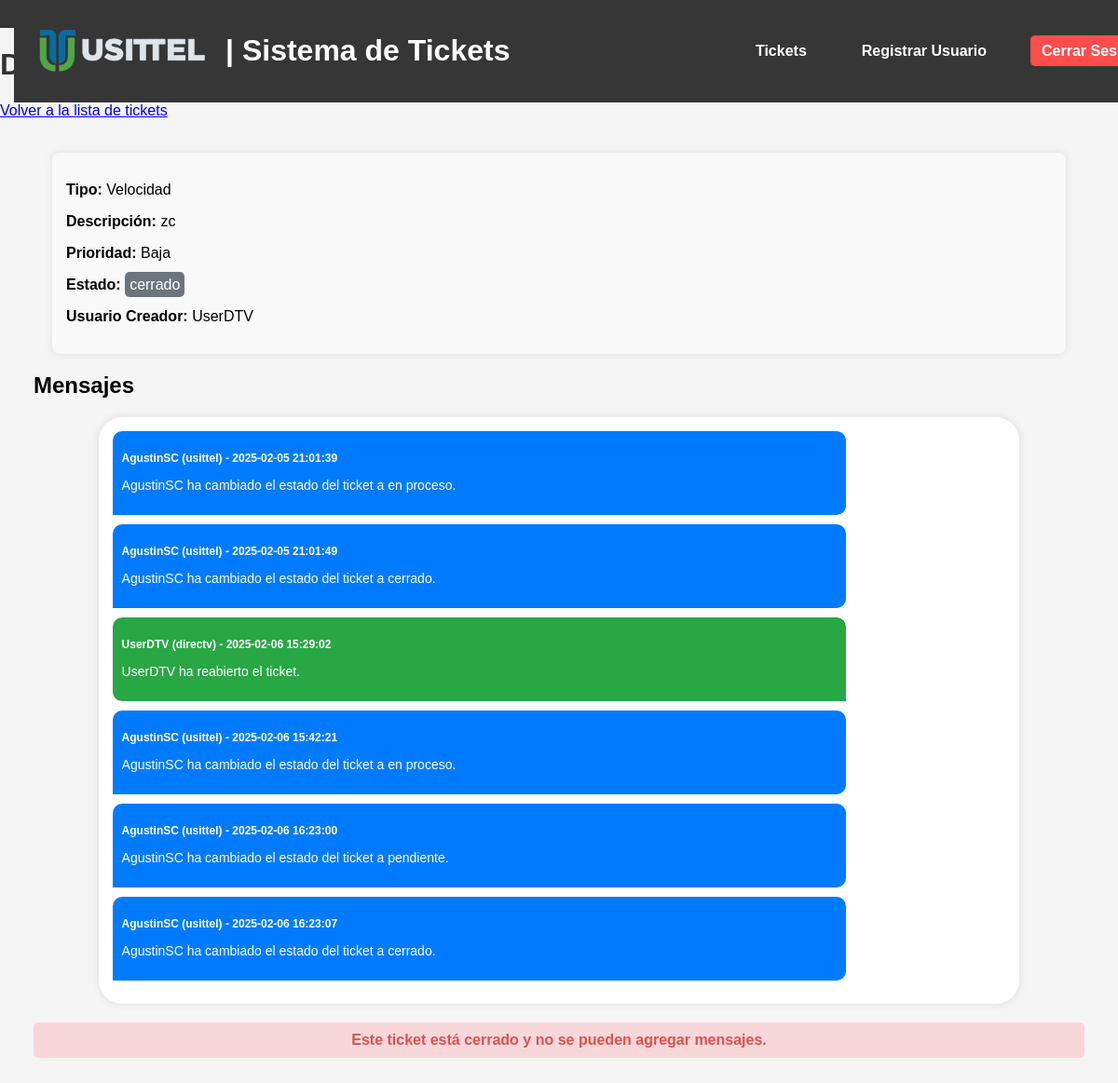
Page /ticket/68 (signed in) on the earlier database version.
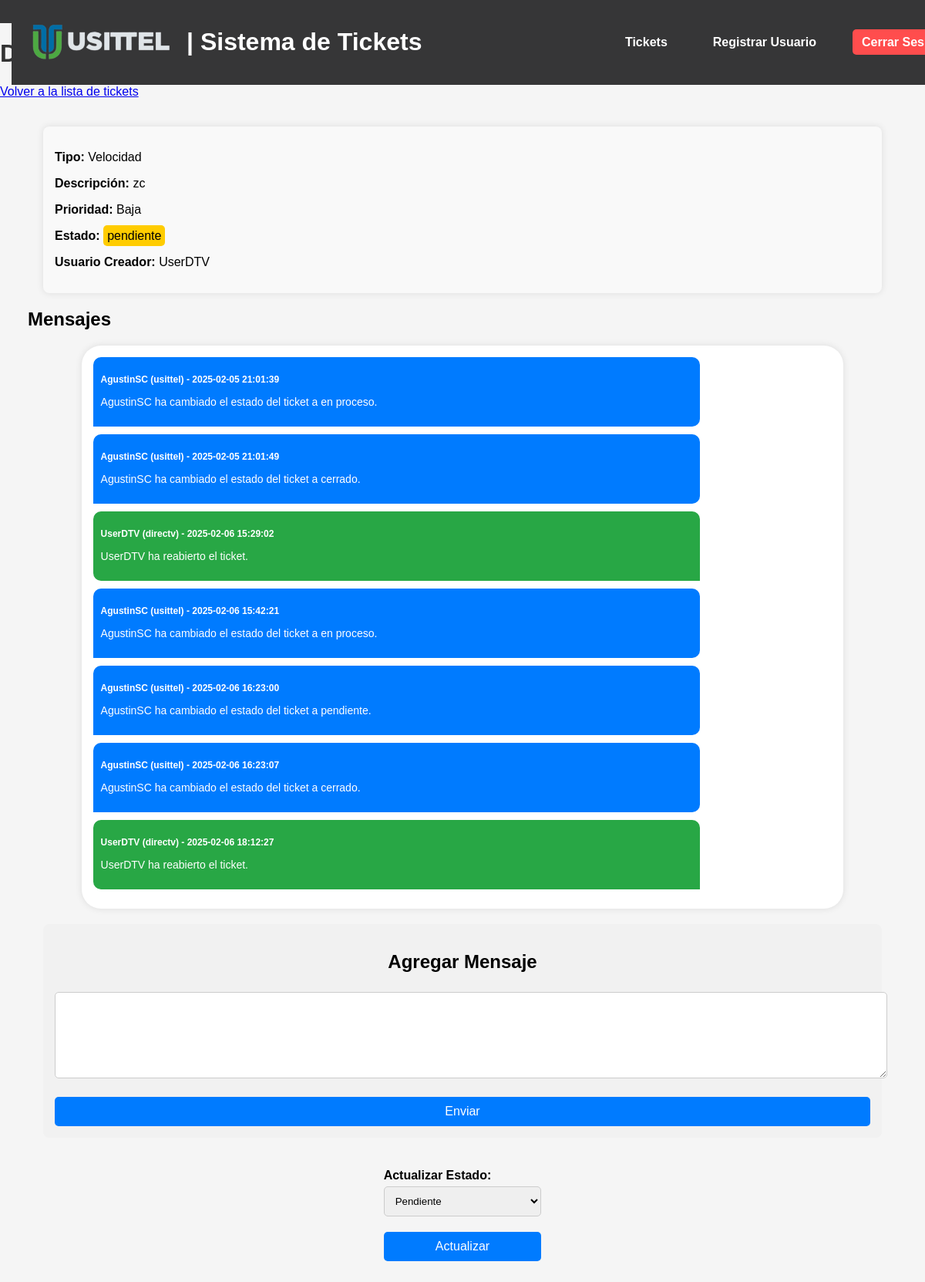
Same page on the later database version.
### tables this page shows
CREATE TABLE tickets (
    id INTEGER PRIMARY KEY AUTOINCREMENT,
    tipo TEXT NOT NULL,
    descripcion TEXT NOT NULL,
    prioridad TEXT NOT NULL,
    fecha_creacion DATETIME DEFAULT CURRENT_TIMESTAMP,
    usuario_creador TEXT NOT NULL,
    notas TEXT,
    archivo TEXT
, usuario_asignado TEXT, estado TEXT DEFAULT 'pendiente');

CREATE TABLE messages (
    id INTEGER PRIMARY KEY AUTOINCREMENT,
    ticket_id INTEGER NOT NULL,
    usuario TEXT NOT NULL,
    rol TEXT NOT NULL,
    mensaje TEXT NOT NULL,
    fecha TIMESTAMP DEFAULT CURRENT_TIMESTAMP,
    FOREIGN KEY (ticket_id) REFERENCES tickets (id)
);

### app.py (the view)
@app.route('/ticket/<int:id>', methods=['GET'])
@login_required
def view_ticket(id):
    conn = get_db_connection()
    ticket = conn.execute('SELECT * FROM tickets WHERE id = ?', (id,)).fetchone()
    messages = conn.execute('SELECT * FROM messages WHERE ticket_id = ? ORDER BY fecha ASC', (id,)).fetchall()
    conn.close()
    if not ticket:
        return "Ticket no encontrado", 404
    return render_template('view_ticket.html', ticket=ticket, messages=messages, current_user=current_user)

### app.py (called while the page is built)
def get_db_connection():
    conn = sqlite3.connect('database.db', timeout=10)  # Espera hasta 10 segundos si la base de datos está bloqueada
    conn.row_factory = sqlite3.Row
    return conn

@login_manager.user_loader
def load_user(user_id):
    conn = get_db_connection()
    user = conn.execute('SELECT * FROM users WHERE id = ?', (user_id,)).fetchone()
    conn.close()
    if user:
        return User(id=user['id'], username=user['username'], role=user['role'])
    return None

### templates/view_ticket.html (shortened to what this page needs)
{% extends "base.html" %}
{% block content %}
<h1>Detalles del Ticket #{{ ticket['id'] }}</h1>
<nav>
    <a href="/tickets" class="btn-back">Volver a la lista de tickets</a>
</nav>
<div style="margin: 3%">
    <div class="ticket-details">
        <p><strong>Tipo:</strong> {{ ticket['tipo'] }}</p>
        <p><strong>Descripción:</strong> {{ ticket['descripcion'] }}</p>
        <p><strong>Prioridad:</strong> {{ ticket['prioridad'] }}</p>
        <p><strong>Estado:</strong> <span class="estado-{{ ticket['estado']|lower }}">{{ ticket['estado'] }}</span></p>
        <p><strong>Usuario Creador:</strong> {{ ticket['usuario_creador'] }}</p>
    </div>
    <h2>Mensajes</h2>
    <div class="chat-container">
        {% for message in messages %}
        <div class="message {% if message['rol'] == 'usittel' %}usittel-message{% else %}directv-message{% endif %}">
            <p class="message-user"><strong>{{ message['usuario'] }} ({{ message['rol'] }})</strong> - {{
                message['fecha'] }}</p>
            <p class="message-text">{{ message['mensaje'] }}</p>
        </div>
        {% endfor %}
    </div>
    {% if ticket['estado'].lower() != 'cerrado' %}
    <div class="message-form">
        <h2>Agregar Mensaje</h2>
        <form method="POST" action="{{ url_for('add_message', ticket_id=ticket['id']) }}">
            <textarea name="mensaje" rows="6" required></textarea><br>
            <button type="submit" class="btn-action">Enviar</button>
        </form>
    </div>
    {% else %}
    <p class="closed-ticket-message"><strong>Este ticket está cerrado y no se pueden agregar mensajes.</strong></p>
    {% endif %}
    <div class="actions-container">
        {% if current_user.role == 'usittel' and ticket.estado != 'cerrado' %}
        <form action="{{ url_for('update_ticket', id=ticket.id) }}" method="POST">
            <label for="estado">Actualizar Estado:</label>
            <select name="estado" required>
                <option value="pendiente" {% if ticket.estado=='pendiente' %}selected{% endif %}>Pendiente</option>
            </select>
            <button type="button" class="btn-action confirm-update">Actualizar</button>
        </form>
        {% endif %}
    </div>
</div>
{% endblock %}

### templates/base.html (shortened to what this page needs)
<!DOCTYPE html>
<html lang="es">
<head>
    <link rel="stylesheet" href="{{ url_for('static', filename='styles.css') }}">
</head>
<body>
    <header>
        {% include 'header.html' %}
    </header>
    <div class="container">
        {% block content %}{% endblock %}
    </div>
</body>
</html>

### templates/header.html (shortened to what this page needs)
<!DOCTYPE html>
<html lang="es">
<head>
    <link rel="stylesheet" href="{{ url_for('static', filename='styles.css') }}">
</head>
<body>
    <header class="navbar">
        <div class="container">
            <div class="logo-container">
                <img src="{{ url_for('static', filename='logo.png') }}" alt="Usittel Logo" class="logo-img">
                <h1 class="logo-text">| Sistema de Tickets</h1>
            </div>
            <nav>
                <ul>
                    <li><a href="{{ url_for('tickets') }}">Tickets</a></li>
                    {% if current_user.role == 'usittel' %}
                        <li><a href="{{ url_for('register') }}">Registrar Usuario</a></li>
                    {% endif %}
                    <li><a href="{{ url_for('logout') }}" class="logout-btn">Cerrar Sesión</a></li>
                </ul>
            </nav>
        </div>
    </header>
</body>
</html>

### static/styles.css (style rules this page uses)
body { font-family: Arial, sans-serif; margin: 0; padding: 0; background-color: #f5f5f5; }
header { background-color: #363637; color: white; padding: 15px; display: flex; justify-content: space-between; align-items: center; }
header nav a { color: white; text-decoration: none; margin-left: 15px; }
.ticket-details { background: #f9f9f9; padding: 15px; margin: 20px; border-radius: 8px; box-shadow: 0 0 10px rgba(0, 0, 0, 0.1); }
textarea { width: 100%; padding: 10px; border-radius: 5px; }
h1 { color: #333; }
button { width: 100%; background: #007bff; color: white; border: none; padding: 10px; margin-top: 20px; border-radius: 5px; cursor: pointer; font-size: 16px; }
.navbar nav ul { list-style: none; margin: 0; padding: 0; display: flex; }
.navbar nav ul li { margin-left: 20px; }
.navbar nav ul li a { color: white; text-decoration: none; font-size: 16px; }
.navbar { background: #363637; color: white; padding: 15px 20px; position: fixed; top: 0; width: 100%; z-index: 1000; display: flex; justify-content: center; align-items: center; }
.logo-text { color: white; }
.navbar .container { display: flex; justify-content: space-between; align-items: center; width: 100%; max-width: 1200px; margin: 0 auto; }
.logo-container { display: flex; align-items: center; }
.logo-img { height: 50px; margin-right: 15px; }
.navbar nav ul li a { color: white; text-decoration: none; font-size: 16px; font-weight: bold; padding: 8px 12px; transition: background 0.3s ease; border-radius: 5px; }
.logout-btn { background: #ff4d4d; padding: 8px 12px; border-radius: 5px; font-weight: bold; }
.estado-pendiente { background: #ffcc00; color: black; padding: 5px; border-radius: 5px; }
.message-text { font-size: 14px; }
.chat-container { max-width: 85%; margin: 20px auto; padding: 15px; border-radius: 25px; background: #ffffff; box-shadow: 0 0 10px rgba(0, 0, 0, 0.1); }
.message { padding: 12px; border-radius: 8px; margin-bottom: 10px; max-width: 80%; font-size: 14px; }
.usittel-message { background-color: #007bff; color: white; align-self: flex-start; border-radius: 10px 10px 10px 0; padding: 10px; }
.directv-message { background-color: #28a745; color: white; align-self: flex-end; border-radius: 10px 10px 0 10px; padding: 10px; }
.message-user { font-size: 12px; font-weight: bold; margin-bottom: 5px; }
.message-form { margin: 20px; padding: 15px; background: #f1f1f1; border-radius: 8px; text-align: center; }
.actions-container { display: flex; justify-content: center; gap: 10px; margin: 30px; }
label { display: block; text-align: left; font-weight: bold; margin-top: 10px; }
input, select, textarea { width: 100%; padding: 10px; margin-top: 5px; border: 1px solid #ccc; border-radius: 5px; }
.btn-action { width: 100%; background: #007bff; color: white; border: none; padding: 10px; margin-top: 20px; border-radius: 5px; cursor: pointer; font-size: 16px; }

Differences in the rows shown:
changed tickets "Velocidad": estado "cerrado" → "pendiente"; estado (not shown) → "Pendiente"
added messages: usuario "UserDTV", rol "directv", fecha "2025-02-06 18:12:27", mensaje "UserDTV ha reabierto el ticket."
Other differences:
text no longer shown: "Este ticket está cerrado y no se pueden agregar mensajes."
text now shown: "Agregar Mensaje Enviar Actualizar Estado: Actualizar"
